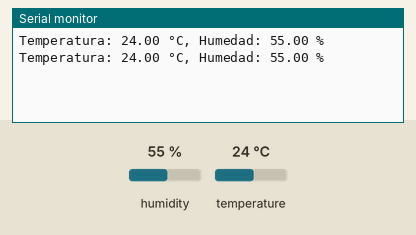
This sketch was run on a simulated Arduino Uno, built with avr-gcc and run on an emulated ATmega328P. On the bench: the last lines printed to the serial monitor. The test bench sets the inputs (shaded band); at power-on: humidity 55 %, temperature 24 °C.

Above: at 10.8 s.
10.9 s: humidity set to 22 %
At 15.5 s:
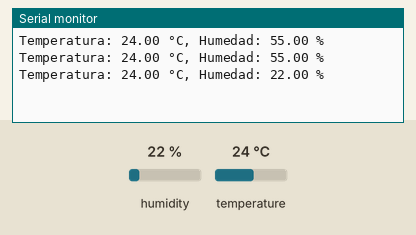
18.4 s: temperature set to 12 °C
At 21.4 s:
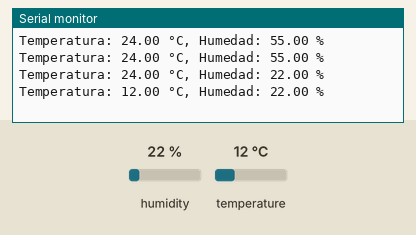
25.9 s: humidity set to 40 %
At 30.8 s:
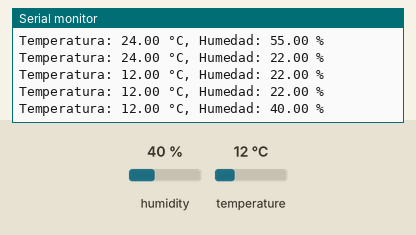
Timing chart, 0 to 32.3 s (numbered marks = the images above; inputs shaded):
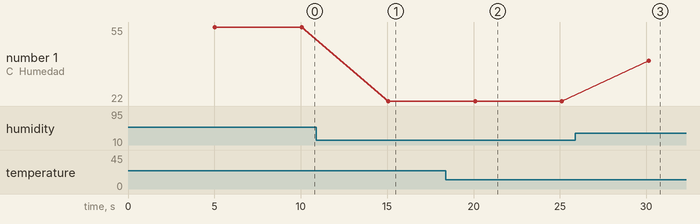

The sketch:

DHT22_example.ino
```cpp
#include <DHT.h>  //OJO RE OJO ES EL  DHT11

#define DHTPIN 2      // Define el pin al que está conectado el sensor DHT22
#define DHTTYPE DHT11  // Selecciona el tipo de sensor DHT (DHT11 o DHT22)

DHT dht(DHTPIN, DHTTYPE);

void setup() {
  Serial.begin(9600);
  dht.begin();
}

void loop() {
  // Espera 5 segundos entre lecturas
  delay(5000);

  // Lee la temperatura y la humedad
  float temperatura = dht.readTemperature();
  float humedad = dht.readHumidity();

  // Verifica si la lectura fue exitosa
  if (!isnan(temperatura) && !isnan(humedad)) {
    Serial.print("Temperatura: ");
    Serial.print(temperatura);
    Serial.print(" °C, Humedad: ");
    Serial.print(humedad);
    Serial.println(" %");
  } else {
    Serial.println("Error al leer el sensor DHT");
  }
}
```

Measured:
- after the input at 10.9 s, the serial monitor: prints a new line after 4.2 s (image 1)
- after the input at 18.4 s, the serial monitor: prints a new line after 1.7 s (image 2)
- after the input at 25.9 s, the serial monitor: prints a new line after 4.2 s (image 3)
- plotted number 1: 55 → 22 after the input at 10.9 s, 22 → 40 after the input at 25.9 s
